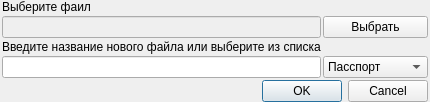
<?xml version="1.0" encoding="UTF-8"?>
<ui version="4.0">
 <class>Dialog</class>
 <widget class="QDialog" name="Dialog">
  <property name="geometry">
   <rect>
    <x>0</x>
    <y>0</y>
    <width>400</width>
    <height>100</height>
   </rect>
  </property>
  <property name="windowTitle">
   <string>Сохранение файла</string>
  </property>
  <layout class="QGridLayout" name="gridLayout" columnstretch="0,0,1">
   <property name="leftMargin">
    <number>2</number>
   </property>
   <property name="topMargin">
    <number>0</number>
   </property>
   <property name="rightMargin">
    <number>2</number>
   </property>
   <property name="bottomMargin">
    <number>0</number>
   </property>
   <property name="spacing">
    <number>2</number>
   </property>
   <item row="1" column="1">
    <widget class="QLineEdit" name="path_copy_file">
     <property name="enabled">
      <bool>false</bool>
     </property>
     <property name="font">
      <font>
       <pointsize>7</pointsize>
      </font>
     </property>
    </widget>
   </item>
   <item row="4" column="1" colspan="2">
    <widget class="QDialogButtonBox" name="buttonBox">
     <property name="orientation">
      <enum>Qt::Horizontal</enum>
     </property>
     <property name="standardButtons">
      <set>QDialogButtonBox::Cancel|QDialogButtonBox::Ok</set>
     </property>
    </widget>
   </item>
   <item row="0" column="1" colspan="2">
    <widget class="QLabel" name="label">
     <property name="text">
      <string>Выберите фаил</string>
     </property>
    </widget>
   </item>
   <item row="1" column="2">
    <widget class="QPushButton" name="pushButton">
     <property name="text">
      <string>Выбрать</string>
     </property>
    </widget>
   </item>
   <item row="3" column="1">
    <widget class="QLineEdit" name="le_new_file_name"/>
   </item>
   <item row="2" column="1">
    <widget class="QLabel" name="label_2">
     <property name="text">
      <string>Введите название нового файла или выберите из списка</string>
     </property>
    </widget>
   </item>
   <item row="3" column="2">
    <widget class="QComboBox" name="comboBox">
     <item>
      <property name="text">
       <string>Пасспорт</string>
      </property>
     </item>
     <item>
      <property name="text">
       <string>Миграционка</string>
      </property>
     </item>
     <item>
      <property name="text">
       <string>Страховка</string>
      </property>
     </item>
    </widget>
   </item>
  </layout>
 </widget>
 <resources/>
 <connections>
  <connection>
   <sender>buttonBox</sender>
   <signal>accepted()</signal>
   <receiver>Dialog</receiver>
   <slot>accept()</slot>
   <hints>
    <hint type="sourcelabel">
     <x>220</x>
     <y>91</y>
    </hint>
    <hint type="destinationlabel">
     <x>157</x>
     <y>99</y>
    </hint>
   </hints>
  </connection>
  <connection>
   <sender>buttonBox</sender>
   <signal>rejected()</signal>
   <receiver>Dialog</receiver>
   <slot>reject()</slot>
   <hints>
    <hint type="sourcelabel">
     <x>288</x>
     <y>97</y>
    </hint>
    <hint type="destinationlabel">
     <x>286</x>
     <y>99</y>
    </hint>
   </hints>
  </connection>
  <connection>
   <sender>comboBox</sender>
   <signal>activated(QString)</signal>
   <receiver>le_new_file_name</receiver>
   <slot>setText(QString)</slot>
   <hints>
    <hint type="sourcelabel">
     <x>335</x>
     <y>65</y>
    </hint>
    <hint type="destinationlabel">
     <x>279</x>
     <y>64</y>
    </hint>
   </hints>
  </connection>
  <connection>
   <sender>pushButton</sender>
   <signal>clicked()</signal>
   <receiver>Dialog</receiver>
   <slot>copy_file_path()</slot>
   <hints>
    <hint type="sourcelabel">
     <x>362</x>
     <y>19</y>
    </hint>
    <hint type="destinationlabel">
     <x>419</x>
     <y>26</y>
    </hint>
   </hints>
  </connection>
 </connections>
 <slots>
  <slot>copy_file_path()</slot>
 </slots>
</ui>
